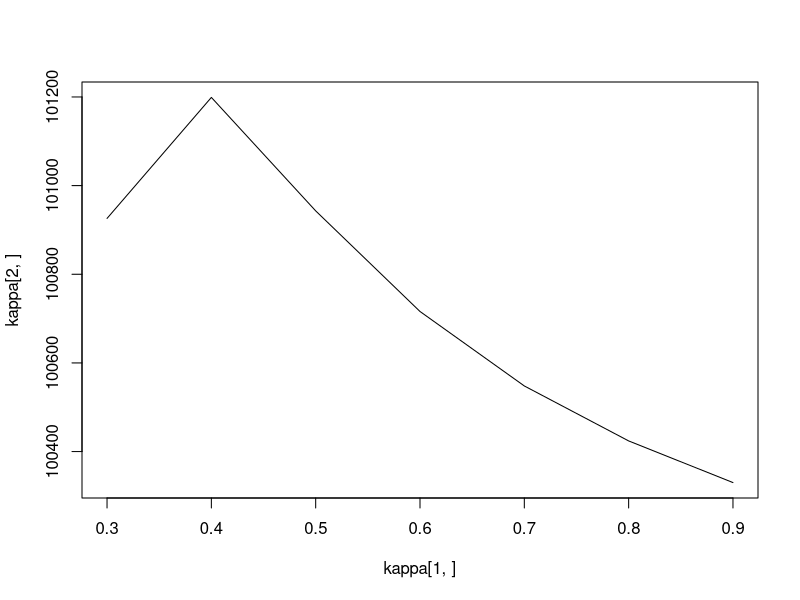
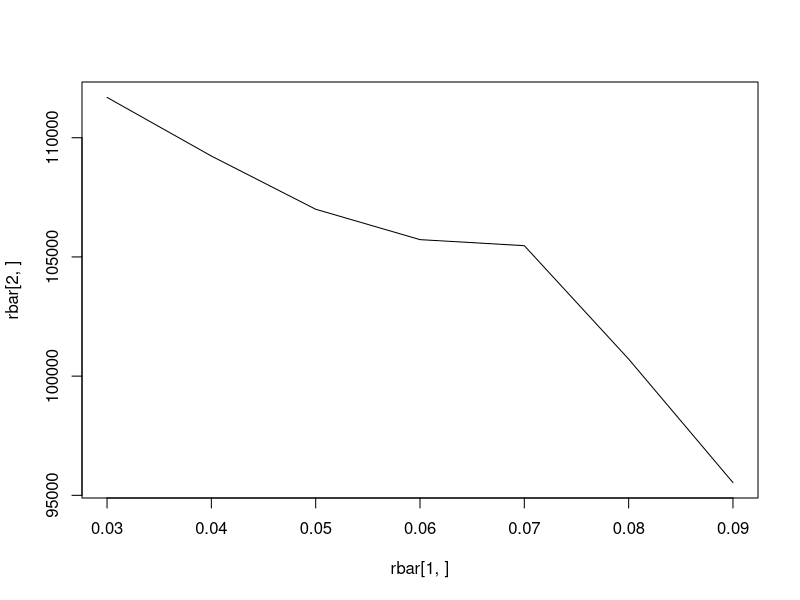
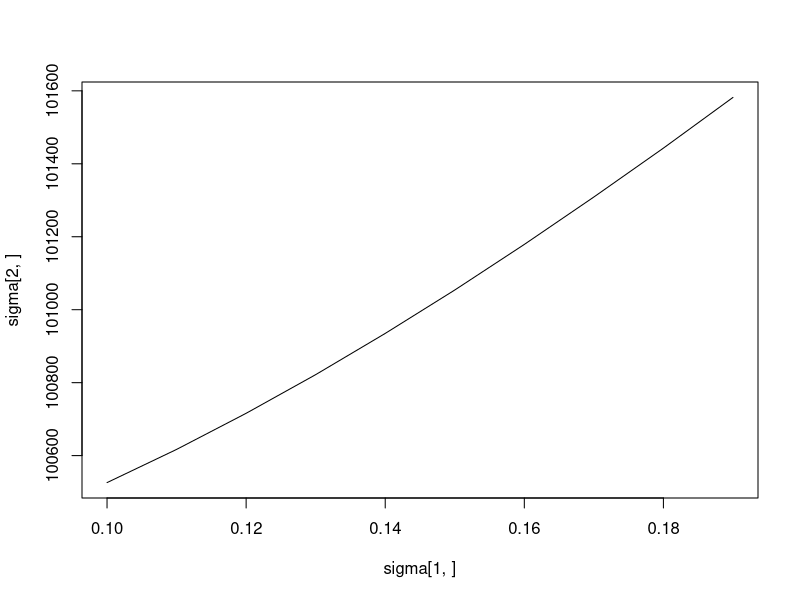

These charts were generated, in order, by the following R code:
kappa <- read.csv("kappa.csv", header = F)
kappa <- as.matrix(kappa)
plot(x = kappa[1,], y = kappa[2,], type = 'l')
rbar <- read.csv("rbar.csv", header = F)
rbar <- as.matrix(rbar)
plot(x = rbar[1,], y = rbar[2,], type = 'l')
sigma <- read.csv("sigma.csv", header = F)
sigma <- as.matrix(sigma)
plot(x = sigma[1,], y = sigma[2,], type = 'l')
